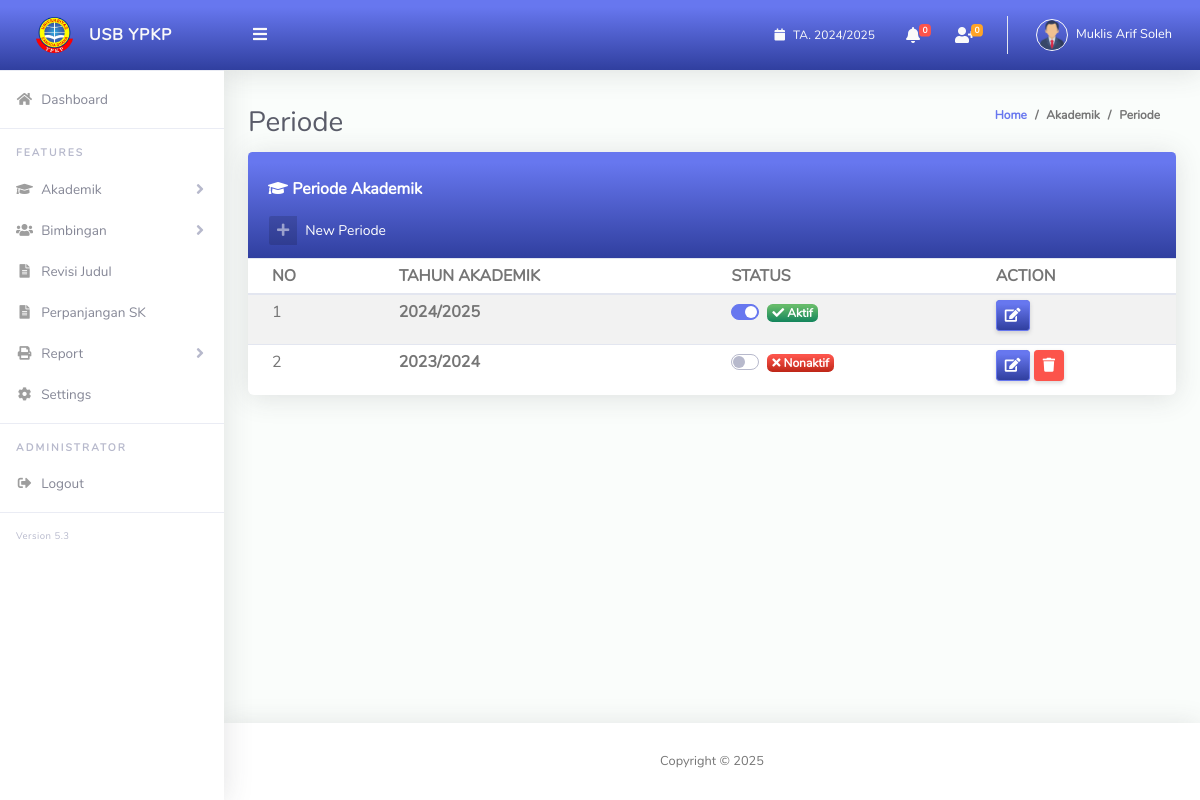
/web-admin/?pages=periode (signed in), run on the app's committed database.
### tables this page shows
CREATE TABLE `tm_periode` (
  `periode_id` int(11) NOT NULL,
  `th_periode` varchar(20) DEFAULT NULL,
  `stt_periode` varchar(3) DEFAULT NULL
);

### web-admin/pages/akademik/data_periode.php (the view, shortened to what this page needs)
<div class="d-sm-flex align-items-center justify-content-between">
    <h1 class="h3 mb-0 text-gray-800">Periode</h1>
    <ol class="breadcrumb">
        <li class="breadcrumb-item"><a href="./">Home</a></li>
        <li class="breadcrumb-item">Akademik</li>
        <li class="breadcrumb-item active" aria-current="page">Periode</li>
    </ol>
</div>
<div class="row">
    <div class="col-lg-12 mb-4">
        <div class="card">
            <div class="card-header bg-gradient-primary text-white">
                <h6 class="mt-3 font-weight-bold"><i class="fa fa-graduation-cap"></i> Periode Akademik</h6>
                <a href="#" data-toggle="modal" data-target="#modalAdd" id="#modalAdd"
                    class="btn btn-default text-white btn-sm btn-icon-split mt-2">
                    <span class="icon text-white-50">
                        <i class="fas fa-plus"></i>
                    </span>
                    <span class="text">New Periode</span>
                </a>
            </div>
            <div class="table-responsive">
                <table class="table table-striped table-hover table-sm align-items-center table-flush">
                    <thead class="table-flush">
                        <tr style="text-transform: uppercase;">
                            <th>No</th>
                            <th>Tahun Akademik</th>
                            <th>Status</th>
                            <th>Action</th>
                        </tr>
                    </thead>
                    <tbody>
                        <?php
            $no = 1;
            $sql = mysqli_query($con, "SELECT * FROM tm_periode ORDER BY periode_id  ASC");
            foreach ($sql as $d) { ?>
                        <tr>
                            <td><?= $no++ ?></td>
                            <td><b><?= $d['th_periode'] ?></b></td>
                            <td>
                                <div class="form-group">
                                    <div class="custom-control custom-switch">
                                        <label class="custom-control-label" for="<?= $d['periode_id'] ?>">
                                            <?php
                        if ($d['stt_periode'] == 'on') {
                          echo "<span class='badge badge-success bg-gradient-success'><i class='fa fa-check'></i> Aktif</span>";
                        } else {
                          echo "<span class='badge badge-danger bg-gradient-danger'><i class='fa fa-times'></i> Nonaktif</span>";
                        }
                        ?>
                                        </label>
                                    </div>
                                </div>
                            </td>
                            <td>
                                <button id="select" onclick="confirm_modal_edit()" data-id="<?= $d['periode_id'] ?>"
                                    data-periode="<?= $d['th_periode'] ?>"
                                    class="btn btn-primary bg-gradient-primary btn-sm">
                                    <i class="fas fa-edit"></i>
                                </button>
                                <?php
                  if ($d['stt_periode'] !== 'on') {
                  ?>
                                <a href="#" onClick="confirm_modal('?pages=periode&id=<?= $d['periode_id']; ?>');"
                                    class="btn btn-danger btn-sm">
                                    <i class="fas fa-trash"></i>
                                </a>
                                <?php
                  }
                  ?>
                            </td>
                        </tr>
                        <?php } ?>
                    </tbody>
                </table>
            </div>
        </div>
    </div>
</div>

### web-admin/index.php (shortened to what this page needs)
<?php
if (isset($_SESSION['ADMIN_SESS'])) {
  include '../config/databases.php';
  $userID = intval($_SESSION['ADMIN_SESS']);
  $user   = mysqli_fetch_assoc(mysqli_query($con, "SELECT `id`,`username`,`password`,`nama_admin`,`img` FROM tb_admin WHERE `id`='{$userID}' AND status='Y' "));
  $tp = mysqli_fetch_assoc(mysqli_query($con, "SELECT periode_id,th_periode FROM tm_periode WHERE stt_periode='on' "));
  $new_user = mysqli_query($con, "SELECT tb_mhs.nama,tb_mhs.fotomhs,tb_mhs.create_at FROM tb_mhs WHERE status_akun='new' ORDER BY id_mhs DESC LIMIT 5 ");
  $new_judul = mysqli_query($con, "SELECT tb_mhs.id_mhs,tb_mhs.nama,tb_mhs.fotomhs,pengajuan.pengajuan_id,pengajuan.tgl_pengajuan,pengajuan.judul FROM pengajuan JOIN tb_mhs ON pengajuan.id_mhs=tb_mhs.id_mhs WHERE disetujui_kajur='new'  ORDER BY pengajuan_id DESC LIMIT 6");
  ?>
  <!DOCTYPE html>
  <html lang="en">
  <head>
    <link href="../apl/vendor/fontawesome-free/css/all.min.css" rel="stylesheet" type="text/css">
    <link href="../apl/vendor/bootstrap/css/bootstrap.min.css" rel="stylesheet" type="text/css">
    <link href="../apl/vendor/datatables/dataTables.bootstrap4.min.css" rel="stylesheet">
    <link href="../apl/vendor/select2/dist/css/select2.min.css" rel="stylesheet" type="text/css">
    <link href="../apl/css/admin.min.css" rel="stylesheet">
</head>
<body id="page-top">
    <div id="wrapper">
        <ul class="navbar-nav sidebar sidebar-light accordion" id="accordionSidebar">
            <a class="sidebar-brand bg-gradient-primary d-flex align-items-center justify-content-center" href="./">
                <div class="sidebar-brand-icon">
                    <img src="../logo.png">
                </div>
                <div class="sidebar-brand-text mx-3"><b>USB YPKP</b></div>
            </a>
            <hr class="sidebar-divider my-0">
            <li class="nav-item">
                <a class="nav-link" href="./">
                    <i class="fas fa-fw fa-home"></i>
                    <span>Dashboard</span></a>
                </li>
                <hr class="sidebar-divider">
                <div class="sidebar-heading">
                    Features
                </div>
                <li class="nav-item">
                    <a class="nav-link collapsed" href="#" data-toggle="collapse" data-target="#collapseBootstrap"
                    aria-expanded="true" aria-controls="collapseBootstrap">
                    <i class="fa fa-fw fa-graduation-cap"></i>
                    <span>Akademik</span>
                </a>
        </li>
        <li class="nav-item">
            <a class="nav-link collapsed" href="#" data-toggle="collapse" data-target="#collapseForm"
            aria-expanded="true" aria-controls="collapseForm">
            <i class="fa fa-fw fa-users"></i>
            <span> Bimbingan</span>
        </a>
    </li>
    <li class="nav-item">
        <a class="nav-link collapsed" href="?pages=list_judul_revisi">
            <i class="fas fa-fw fa-file-alt"></i>
            <span>Revisi Judul</span>
        </a>
    </li>
    <li class="nav-item">
        <a class="nav-link collapsed" href="?pages=list_perpanjangan_sk">
            <i class="fa fa-fw fa-file-alt"></i>
            <span>Perpanjangan SK</span>
        </a>
    </li>
    <li class="nav-item">
        <a class="nav-link collapsed" href="#" data-toggle="collapse" data-target="#report" aria-expanded="true"
        aria-controls="report">
        <i class="fa fa-fw fa-print"></i>
        <span> Report</span>
    </a>
</li>
<li class="nav-item">
    <a class="nav-link" href="?pages=settings">
        <i class="fas fa-fw fa-cog"></i>
        <span>Settings</span>
    </a>
</li>
<hr class="sidebar-divider">
<div class="sidebar-heading">
    Administrator
</div>
<li class="nav-item">
    <a class="nav-link" href="#" data-toggle="modal" data-target="#logoutModal">
        <i class="fas fa-fw fa-sign-out-alt"></i>
        <span>Logout</span>
    </a>
</li>
<hr class="sidebar-divider">
<div class="version" id="version-ruangadmin"></div>
</ul>
<div id="content-wrapper" class="d-flex flex-column">
    <div id="content">
        <nav class="navbar navbar-expand navbar-light bg-navbar bg-gradient-primary topbar mb-4 static-top">
            <button id="sidebarToggleTop" class="btn btn-link rounded-circle mr-3">
                <i class="fa fa-bars"></i>
            </button>
            <ul class="navbar-nav ml-auto">
                <li class="nav-item dropdown no-arrow">
                    <a class="nav-link" href="?pages=periode" style="font-size: 12px;">
                        <i class="fa fa-calendar mr-2"></i> TA. <?php if (empty($tp)) {
                            echo "Periode Tidak Aktif";
                        } else {
                            echo $tp['th_periode'];
                        }
                        ?>
                    </a>
                </li>
                <li class="nav-item dropdown no-arrow mx-1">
                    <a class="nav-link dropdown-toggle" href="#" id="alertsDropdown" role="button"
                    data-toggle="dropdown" aria-haspopup="true" aria-expanded="false">
                    <i class="fas fa-bell fa-fw"></i>
                    <span class="badge badge-danger badge-counter"><?php $jmlJudulBaru = mysqli_num_rows($new_judul);
                    echo number_format($jmlJudulBaru); ?></span>
                </a>
        </li>
        <li class="nav-item dropdown no-arrow mx-1">
            <a class="nav-link dropdown-toggle" href="#" id="messagesDropdown" role="button"
            data-toggle="dropdown" aria-haspopup="true" aria-expanded="false">
            <i class="fas fa-user-plus fa-fw"></i>
            <span class="badge badge-warning badge-counter"><?php $jmlUserBaru = mysqli_num_rows($new_user);
            echo number_format($jmlUserBaru); ?></span>
        </a>
    </li>
    <li class="nav-item dropdown no-arrow">
        <a class="nav-link dropdown-toggle" href="#" id="userDropdown" role="button"
        data-toggle="dropdown" aria-haspopup="true" aria-expanded="false">
        <img class="img-profile rounded-circle" src="../apl/img/<?= $user['img'] ?>"
        style="max-width: 60px">
        <span class="ml-2 d-none d-lg-inline text-white small"><?= $user['nama_admin'] ?></span>
    </a>
</li>
</ul>
</nav>
<div class="container-fluid" id="container-wrapper">
    <?php
    if (isset($_GET['pages'])) {
      $page = mysqli_escape_string($con, $_GET['pages']);
      if ($page == 'periode') {
        include "pages/akademik/data_periode.php";
    } elseif ($page == 'fakultas') {
        include "pages/akademik/data_fakultas.php";
    }
    elseif ($page == 'prodi') {
        include "pages/akademik/data_prodi.php";
    }
    elseif ($page == 'dosen') {
        include "pages/akademik/data_dosen.php";
    }
    elseif ($page == 'mahasiswa') {
        include "pages/akademik/data_mahasiwa.php";
    }
    elseif ($page == 'list_account') {
        include "pages/news/list_account.php";
    }
    elseif ($page == 'list_judul') {
        include "pages/news/list_judul.php";
    }
    elseif ($page == 'fix_judul') {
        include "pages/pembing/list_fix_judul.php";
    }
    elseif ($page == 'list_pembing') {
        include "pages/pembing/list_pembing.php";
    }
    elseif ($page == 'settings') {
        include "pages/setting.php";
    }
    elseif ($page == 'report') {
        include "pages/report/list_report.php";
    }
    elseif ($page == 'report_sk') {
        include "pages/report/list_report_sk.php";
    }
    elseif ($page == 'list_judul_revisi') {
        include "pages/news/list_judul_revisi.php";
    }
    elseif ($page == 'list_perpanjangan_sk') {
        include "pages/news/list_perpanjangan_sk.php";
    }
    elseif ($page == 'detail_judul_revisi') {
        include "pages/news/detai_judul_revisi.php";
    }
    elseif ($page == 'detail_sk') {
        include "pages/news/detail_perpanjanganSK.php";
    } elseif ($page == '') {
    } else {
        echo 'Opps ! Not Found Pages';
    }
} else {
  include "pages/home.php";
}
?>
</div>
</div>
<footer class="sticky-footer bg-white">
    <div class="container my-auto">
        <div class="copyright text-center my-auto">
            <span>Copyright &copy;
        </span>
    </div>
</div>
</footer>
</div>
</div>
</body>
</html>
<?php
} else {
?> <script>
    alert('Anda Belum Login !!');
    window.location = '../login/';
</script>
<?php
}
?>

### data on the page
tm_periode: th_periode "2024/2025", stt_periode "on" (drawn)
tm_periode: th_periode "2023/2024", stt_periode "0" (drawn)

### other printed values
$jmlJudulBaru "0"
$jmlUserBaru "0"
$user['nama_admin'] "Muklis Arif Soleh"
